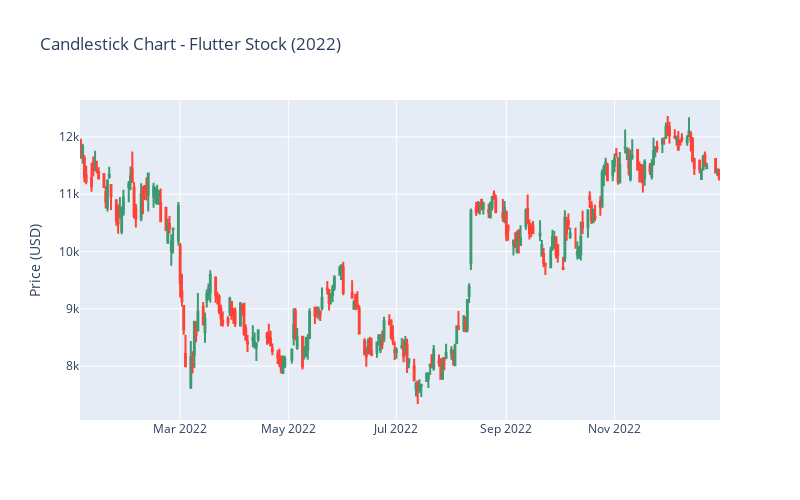

Notebook cell for this chart:
### Code cell
import plotly.graph_objs as go
import pandas as pd

# Filter data for year 2022
df_2022 = df_FLTR.loc['2022-01-01':'2022-12-31']

# Create trace for Flutter stock
trace_FLTR = go.Candlestick(
    x=df_2022.index,
    open=df_2022['Open'],
    high=df_2022['High'],
    low=df_2022['Low'],
    close=df_2022['Close'],
    name='Flutter Stock'
)

# Create layout for chart
layout = go.Layout(
    title='Candlestick Chart - Flutter Stock (2022)',
    xaxis=dict(
        rangeslider=dict(
            visible=False
        ),
        type='date'
    ),
    yaxis=dict(
        title='Price (USD)'
    ),
    width=800,
    height=500
)

# Create figure object and display chart
fig = go.Figure(data=[trace_FLTR], layout=layout)
fig.show()

### Figure 1 — Plotly figure (JSON) as saved in the notebook; plotly's stock layout.template omitted (floating-point values rounded to 4 significant figures; data arrays with more than 128 entries replaced by an {"elided": "..."} marker saying what was removed)
{"data": [{"close": {"elided": "250 float values"}, "high": {"elided": "250 float values"}, "low": {"elided": "250 float values"}, "name": "Flutter Stock", "open": {"elided": "250 float values"}, "type": "candlestick", "x": {"elided": "250 str values"}}], "layout": {"height": 500, "title": {"text": "Candlestick Chart - Flutter Stock (2022)"}, "width": 800, "xaxis": {"rangeslider": {"visible": false}, "type": "date"}, "yaxis": {"title": {"text": "Price (USD)"}}}}
